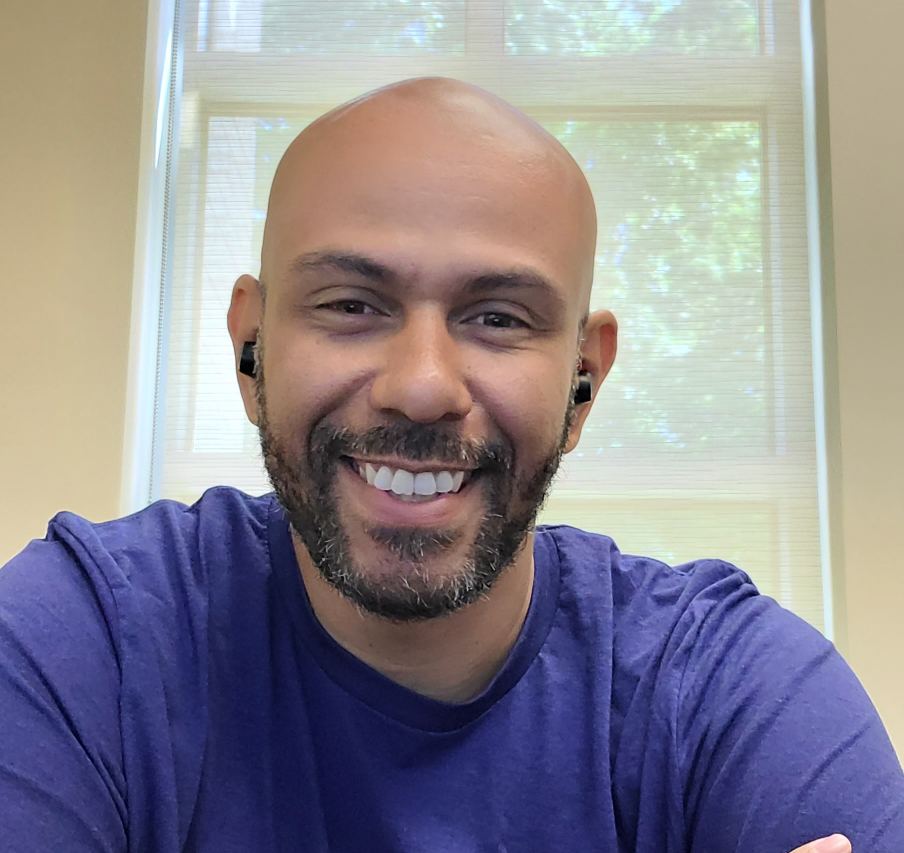
#> input picture 20220428_110154.jpg, 1808 x 1706 px (shown at 1/2 size)
$ python process_image.py
#> lines starting #> are read from the running program, lines starting #| are printed output that depends on the picture
from PIL import Image, ImageEnhance, ImageFilter
import os

def process_image(input_path, output_path):
    # Open the image
#> called with input_path = '20220428_110154.jpg', output_path = 'profile_headshot.jpg'
    img = Image.open(input_path)
#> img is the input picture: PIL image 1808x1706 RGB; mean R, G, B 141.3, 136.8, 144.3

    # Crop to focus on face (adjust these values based on the actual image)
    # This is a starting point, may need adjustment
    width, height = img.size
#> width = 1808; height = 1706
    # Create a square crop focused on the face
    crop_size = min(width, height)
#> crop_size = 1706
    left = (width - crop_size) // 2
#> left = 51
    top = (height - crop_size) // 4  # Adjust to focus more on the face
#> top = 0
    right = left + crop_size
#> right = 1757
    bottom = top + crop_size
#> bottom = 1706
    img = img.crop((left, top, right, bottom))
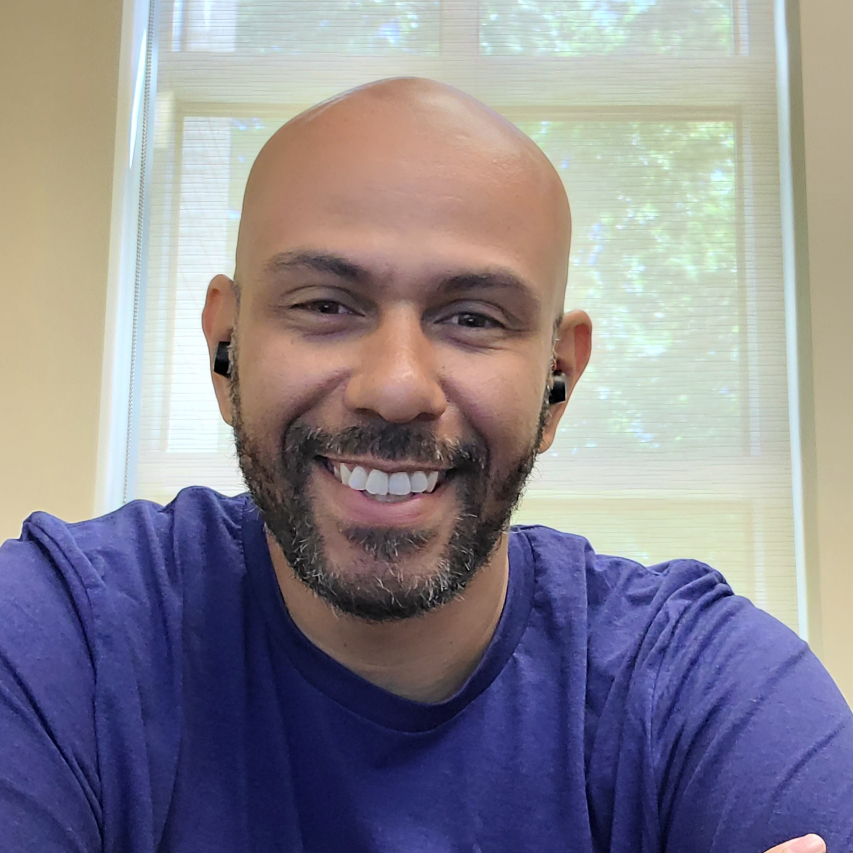
#> img: PIL image 1706x1706 RGB (shown at 1/2 size); mean R, G, B 139.7, 135.5, 143.9

    # Resize to a standard headshot size
    img = img.resize((800, 800), Image.LANCZOS)
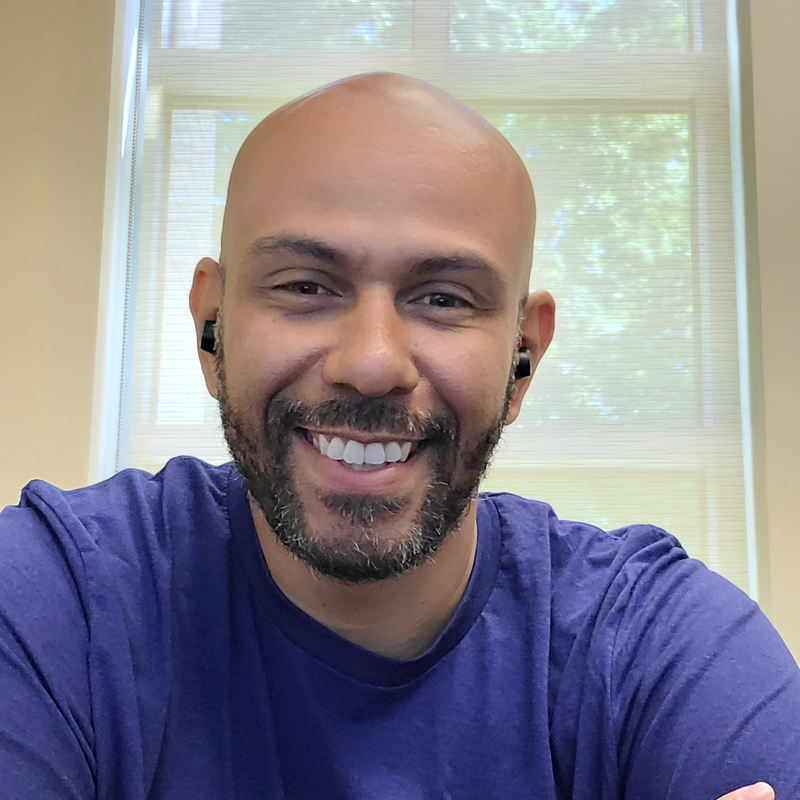
#> img: PIL image 800x800 RGB; mean R, G, B 139.7, 135.5, 143.9

    # Apply enhancements
    # Increase contrast slightly
    enhancer = ImageEnhance.Contrast(img)
    img = enhancer.enhance(1.2)
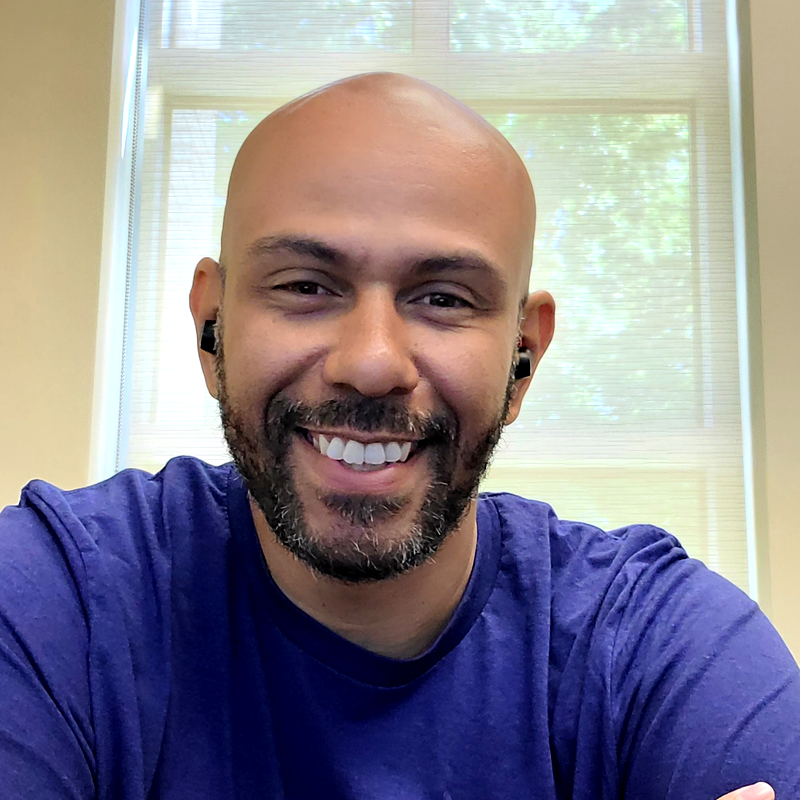
#> img: PIL image 800x800 RGB; mean R, G, B 139.8, 134.3, 144.2

    # Increase brightness slightly
    enhancer = ImageEnhance.Brightness(img)
    img = enhancer.enhance(1.1)
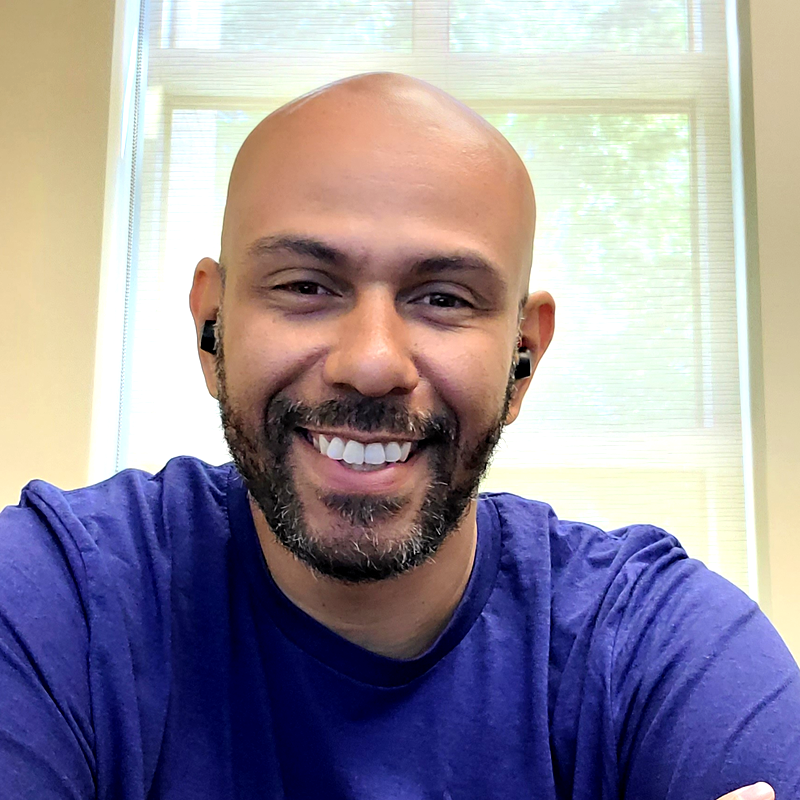
#> img: PIL image 800x800 RGB; mean R, G, B 152.6, 145, 156.6

    # Increase color saturation slightly
    enhancer = ImageEnhance.Color(img)
    img = enhancer.enhance(1.1)

    # Sharpen the image
    enhancer = ImageEnhance.Sharpness(img)
    img = enhancer.enhance(1.3)

    # Apply a slight blur to smooth skin
    img = img.filter(ImageFilter.GaussianBlur(0.5))

    # Save the processed image
    img.save(output_path, quality=95)

    return output_path

if __name__ == "__main__":
    input_image = "20220428_110154.jpg"
    output_image = "profile_headshot.jpg"

    processed_image = process_image(input_image, output_image)
    print(f"Processed image saved as: {processed_image}")
